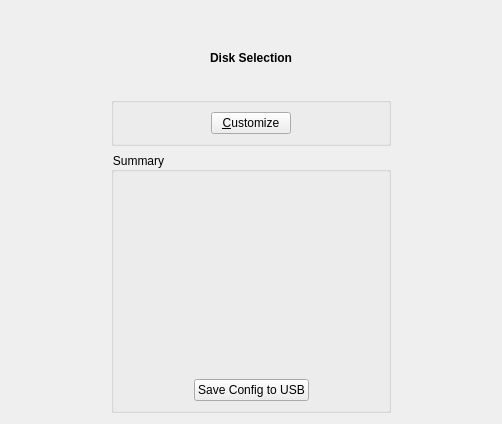
      <widget class="QWidget" name="page_3">
       <layout class="QGridLayout" name="gridLayout_7">
        <item row="2" column="1">
         <widget class="QGroupBox" name="groupBox_2">
          <property name="styleSheet">
           <string notr="true">background: transparent;</string>
          </property>
          <property name="title">
           <string/>
          </property>
          <layout class="QGridLayout" name="gridLayout_11">
           <item row="0" column="0">
            <layout class="QHBoxLayout" name="horizontalLayout_4">
             <item>
              <spacer name="horizontalSpacer_8">
               <property name="orientation">
                <enum>Qt::Horizontal</enum>
               </property>
               <property name="sizeHint" stdset="0">
                <size>
                 <width>40</width>
                 <height>20</height>
                </size>
               </property>
              </spacer>
             </item>
             <item>
              <widget class="QPushButton" name="pushDiskCustomize">
               <property name="styleSheet">
                <string notr="true">background-color: rgb(238, 238, 238);</string>
               </property>
               <property name="text">
                <string>&amp;Customize</string>
               </property>
               <property name="icon">
                <iconset resource="sysinstaller.qrc">
                 <normaloff>:/modules/images/configure.png</normaloff>:/modules/images/configure.png</iconset>
               </property>
               <property name="iconSize">
                <size>
                 <width>21</width>
                 <height>21</height>
                </size>
               </property>
              </widget>
             </item>
             <item>
              <spacer name="horizontalSpacer_9">
               <property name="orientation">
                <enum>Qt::Horizontal</enum>
               </property>
               <property name="sizeHint" stdset="0">
                <size>
                 <width>40</width>
                 <height>20</height>
                </size>
               </property>
              </spacer>
             </item>
            </layout>
           </item>
          </layout>
         </widget>
        </item>
        <item row="0" column="0" rowspan="4">
         <spacer name="horizontalSpacer_12">
          <property name="orientation">
           <enum>Qt::Horizontal</enum>
          </property>
          <property name="sizeType">
           <enum>QSizePolicy::Fixed</enum>
          </property>
          <property name="sizeHint" stdset="0">
           <size>
            <width>100</width>
            <height>341</height>
           </size>
          </property>
         </spacer>
        </item>
        <item row="0" column="1">
         <layout class="QVBoxLayout" name="verticalLayout_2">
          <item>
           <spacer name="verticalSpacer_6">
            <property name="orientation">
             <enum>Qt::Vertical</enum>
            </property>
            <property name="sizeType">
             <enum>QSizePolicy::Minimum</enum>
            </property>
            <property name="sizeHint" stdset="0">
             <size>
              <width>228</width>
              <height>40</height>
             </size>
            </property>
           </spacer>
          </item>
          <item>
           <widget class="QLabel" name="label_5">
            <property name="font">
             <font>
              <weight>75</weight>
              <bold>true</bold>
             </font>
            </property>
            <property name="styleSheet">
             <string notr="true">background: transparent;</string>
            </property>
            <property name="text">
             <string>Disk Selection</string>
            </property>
            <property name="alignment">
             <set>Qt::AlignCenter</set>
            </property>
           </widget>
          </item>
         </layout>
        </item>
        <item row="1" column="1">
         <layout class="QHBoxLayout" name="horizontalLayout_5">
          <item>
           <spacer name="horizontalSpacer_10">
            <property name="orientation">
             <enum>Qt::Horizontal</enum>
            </property>
            <property name="sizeHint" stdset="0">
             <size>
              <width>40</width>
              <height>20</height>
             </size>
            </property>
           </spacer>
          </item>
          <item>
           <widget class="QLabel" name="label_6">
            <property name="maximumSize">
             <size>
              <width>75</width>
              <height>75</height>
             </size>
            </property>
            <property name="styleSheet">
             <string notr="true">background: transparent;</string>
            </property>
            <property name="text">
             <string/>
            </property>
            <property name="pixmap">
             <pixmap resource="sysinstaller.qrc">:/modules/images/disk.png</pixmap>
            </property>
            <property name="alignment">
             <set>Qt::AlignCenter</set>
            </property>
           </widget>
          </item>
          <item>
           <spacer name="horizontalSpacer_11">
            <property name="orientation">
             <enum>Qt::Horizontal</enum>
            </property>
            <property name="sizeHint" stdset="0">
             <size>
              <width>40</width>
              <height>20</height>
             </size>
            </property>
           </spacer>
          </item>
         </layout>
        </item>
        <item row="3" column="1">
         <layout class="QGridLayout" name="gridLayout_10">
          <item row="0" column="0">
           <widget class="QGroupBox" name="groupBox_3">
            <property name="sizePolicy">
             <sizepolicy hsizetype="Preferred" vsizetype="MinimumExpanding">
              <horstretch>0</horstretch>
              <verstretch>0</verstretch>
             </sizepolicy>
            </property>
            <property name="styleSheet">
             <string notr="true">background: transparent;</string>
            </property>
            <property name="title">
             <string>Summary</string>
            </property>
            <layout class="QGridLayout" name="gridLayout_6">
             <item row="0" column="0">
              <widget class="QTextEdit" name="textEditDiskSummary">
               <property name="horizontalScrollBarPolicy">
                <enum>Qt::ScrollBarAlwaysOff</enum>
               </property>
               <property name="readOnly">
                <bool>true</bool>
               </property>
              </widget>
             </item>
             <item row="1" column="0">
              <layout class="QHBoxLayout" name="horizontalLayout_6">
               <item>
                <spacer name="horizontalSpacer_18">
                 <property name="orientation">
                  <enum>Qt::Horizontal</enum>
                 </property>
                 <property name="sizeHint" stdset="0">
                  <size>
                   <width>40</width>
                   <height>20</height>
                  </size>
                 </property>
                </spacer>
               </item>
               <item>
                <widget class="QPushButton" name="pushSaveConfig">
                 <property name="toolTip">
                  <string extracomment="Save configuration file to USB stick"/>
                 </property>
                 <property name="autoFillBackground">
                  <bool>false</bool>
                 </property>
                 <property name="styleSheet">
                  <string notr="true">background-color: rgb(238, 238, 238);</string>
                 </property>
                 <property name="text">
                  <string>Save Config to USB</string>
                 </property>
                 <property name="icon">
                  <iconset resource="sysinstaller.qrc">
                   <normaloff>:/modules/images/usb.png</normaloff>:/modules/images/usb.png</iconset>
                 </property>
                 <property name="iconSize">
                  <size>
                   <width>24</width>
                   <height>24</height>
                  </size>
                 </property>
                 <property name="autoDefault">
                  <bool>false</bool>
                 </property>
                 <property name="default">
                  <bool>false</bool>
                 </property>
                 <property name="flat">
                  <bool>false</bool>
                 </property>
                </widget>
               </item>
               <item>
                <spacer name="horizontalSpacer_19">
                 <property name="orientation">
                  <enum>Qt::Horizontal</enum>
                 </property>
                 <property name="sizeHint" stdset="0">
                  <size>
                   <width>40</width>
                   <height>20</height>
                  </size>
                 </property>
                </spacer>
               </item>
              </layout>
             </item>
            </layout>
           </widget>
          </item>
         </layout>
        </item>
        <item row="0" column="2" rowspan="4">
         <spacer name="horizontalSpacer_13">
          <property name="orientation">
           <enum>Qt::Horizontal</enum>
          </property>
          <property name="sizeType">
           <enum>QSizePolicy::Fixed</enum>
          </property>
          <property name="sizeHint" stdset="0">
           <size>
            <width>100</width>
            <height>278</height>
           </size>
          </property>
         </spacer>
        </item>
       </layout>
      </widget>
